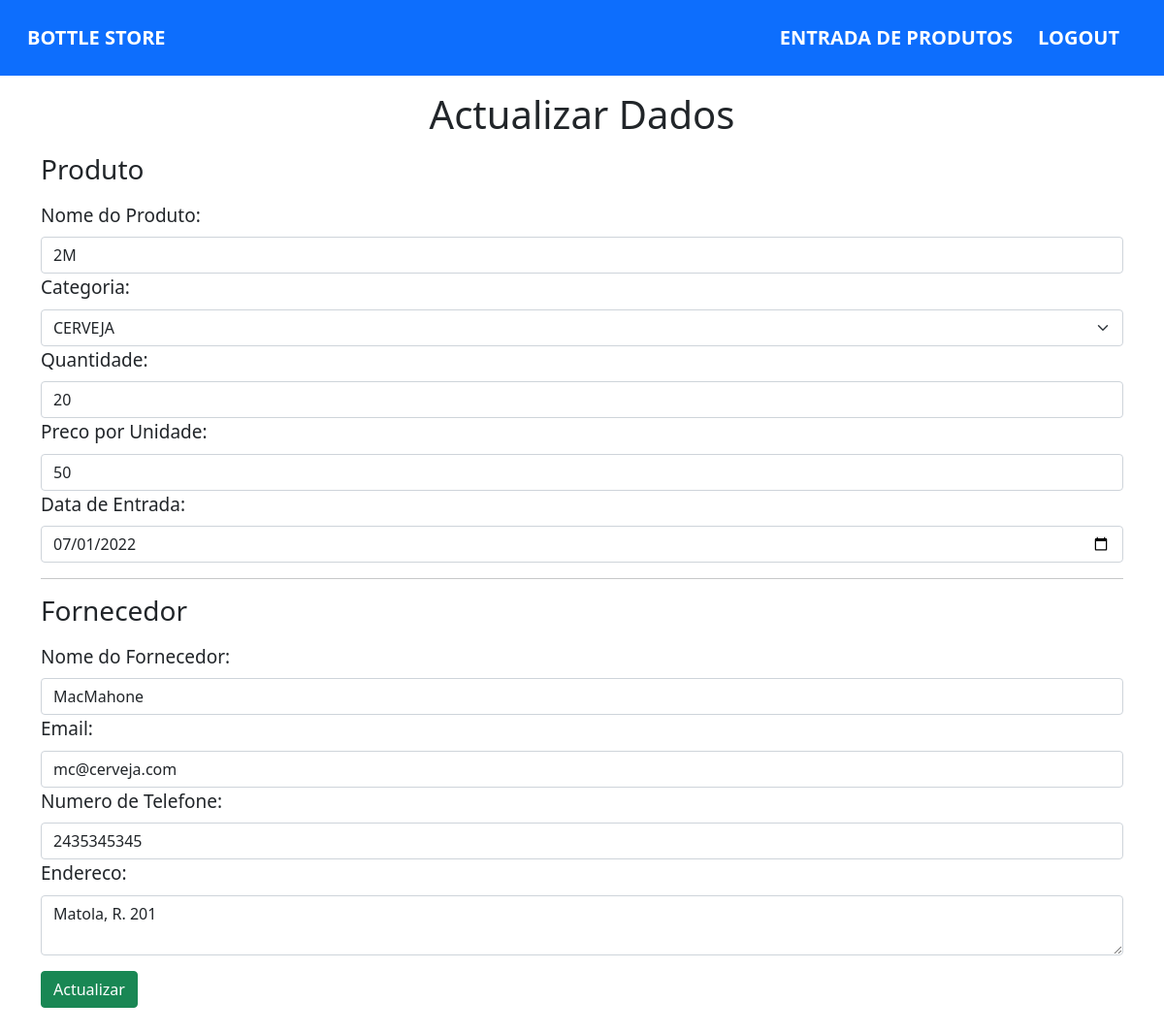
The page /update.php?id=1&id2=1&id3=1 on the database its author committed.
### tables this page shows
CREATE TABLE IF NOT EXISTS `fornecimento` (
  `id` int NOT NULL AUTO_INCREMENT,
  `quantidade` int NOT NULL,
  `data_entrada` date NOT NULL,
  `fornecedor` int NOT NULL,
  `produto` int NOT NULL,
  PRIMARY KEY (`id`),
  KEY `fornecedor` (`fornecedor`),
  KEY `produto` (`produto`)
);

CREATE TABLE IF NOT EXISTS `produto` (
  `id` int NOT NULL AUTO_INCREMENT,
  `nome` varchar(100) NOT NULL,
  `preco` float NOT NULL,
  `categoria` enum('VINHO','GIN','LIQUOR','VODKA','CERVEJA','REFRIGERANTE') NOT NULL,
  PRIMARY KEY (`id`)
);

CREATE TABLE IF NOT EXISTS `fornecedor` (
  `id` int NOT NULL AUTO_INCREMENT,
  `nome` varchar(255) NOT NULL,
  `endereco` text NOT NULL,
  `telefone` varchar(20) NOT NULL,
  `email` varchar(100) NOT NULL,
  PRIMARY KEY (`id`)
);

### update.php (the view, shortened to what this page needs)
<?php require './head.php'; ?>
<?php
	include_once './db.php';
	if(isset($_GET['id'])){
		$id = $_GET['id'];
	}
	$sql = $connect->query("SELECT quantidade, data_entrada, fornecedor.nome as forneced, email, telefone,endereco, produto.nome as produt, produto.id as pr_id, preco, categoria FROM fornecimento JOIN fornecedor ON fornecimento.fornecedor = fornecedor.id JOIN Produto ON fornecimento.produto = produto.id WHERE produto.id = '$id'");
	$sql->execute();
	$produto = $sql->fetch(PDO::FETCH_OBJ);
 ?>
<div class="container my-3">
	<h1 class="text-center">Actualizar Dados</h1>
	<form method="POST" action="update2.php">
		<h3 class="my-3">Produto</h3>
		<div>
			<label class="form-label">Nome do Produto:</label>
			<input type="text" name="produto" class="form-control" value="<?php echo $produto->produt ?>">
		</div>
		<div>
			<label class="form-label">Categoria:</label>
	 		<select name="categoria" class="form-select">
	 			<option value="<?php echo $produto->categoria  ?>"><?php echo $produto->categoria  ?></option>
	 		</select>
		</div>
		<div>
			<label class="form-label">Quantidade:</label>
			<input type="number" name="qtd" class="form-control" value="<?php echo $produto->quantidade ?>">
		</div>
		<div>
			<label class="form-label">Preco por Unidade:</label>
			<input type="number" name="preco" class="form-control" value="<?php echo $produto->preco ?>">
		</div>
		<div>
			<label class="form-label">Data de Entrada:</label>
			<input type="date" name="data" class="form-control" value="<?php echo $produto->data_entrada ?>">
		</div>
		<hr>
		<h3 class="my-3">Fornecedor</h3>
		<div>
			<label class="form-label">Nome do Fornecedor:</label>
			<input type="text" name="fornecedor" class="form-control" value="<?php echo $produto->forneced ?>">
		</div>
		<div>
			<label class="form-label">Email:</label>
			<input type="email" name="email" class="form-control" value="<?php echo $produto->email ?>">
		</div>
		<div>
			<label class="form-label">Numero de Telefone:</label>
			<input type="number" name="tel" class="form-control" value="<?php echo $produto->telefone ?>">
		</div>
		<div>
			<label class="form-label">Endereco:</label>
			<textarea class="form-control" name="endereco"><?php echo $produto->endereco ?></textarea>
		</div>
		<button class="btn btn-success my-3" type="submit" name="enviar">Actualizar</button>
	</form>
</div>
<?php require './foot.php'; ?>

### update.php (style rules this page uses)
label { font-size: 19px; }

### rows shown on the page
fornecimento: produto "2M", categoria "CERVEJA", qtd "20", preco "50", data "07/01/2022", fornecedor "MacMahone", email "mc@cerveja.com", tel "2435345345", endereco "Matola, R. 201"
